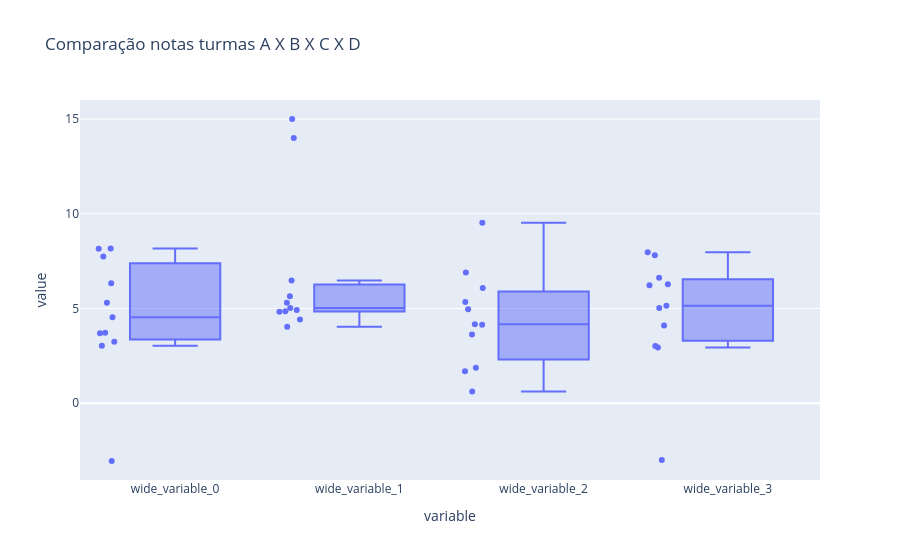

Notebook source saved alongside this figure:
### Code cell
figura6 = px.box(y=[base_A["Nota"],base_B["Nota"],base_C["Nota"],base_D["Nota"]], title="Comparação notas turmas A X B X C X D", points="all")
figura6.show()

### Figure 1 — Plotly figure (JSON) as saved in the notebook; plotly's stock layout.template omitted (floating-point values rounded to 4 significant figures)
{"data": [{"alignmentgroup": "True", "boxpoints": "all", "hovertemplate": "variable=%{x}<br>value=%{y}<extra></extra>", "legendgroup": "", "marker": {"color": "#636efa"}, "name": "", "notched": false, "offsetgroup": "", "orientation": "v", "showlegend": false, "type": "box", "x": ["wide_variable_0", "wide_variable_0", "wide_variable_0", "wide_variable_0", "wide_variable_0", "wide_variable_0", "wide_variable_0", "wide_variable_0", "wide_variable_0", "wide_variable_0", "wide_variable_0", "wide_variable_1", "wide_variable_1", "wide_variable_1", "wide_variable_1", "wide_variable_1", "wide_variable_1", "wide_variable_1", "wide_variable_1", "wide_variable_1", "wide_variable_1", "wide_variable_1", "wide_variable_2", "wide_variable_2", "wide_variable_2", "wide_variable_2", "wide_variable_2", "wide_variable_2", "wide_variable_2", "wide_variable_2", "wide_variable_2", "wide_variable_2", "wide_variable_2", "wide_variable_3", "wide_variable_3", "wide_variable_3", "wide_variable_3", "wide_variable_3", "wide_variable_3", "wide_variable_3", "wide_variable_3", "wide_variable_3", "wide_variable_3", "wide_variable_3"], "x0": " ", "xaxis": "x", "y": [3.032, 8.149, 3.245, 3.697, 4.531, -3.05, 7.742, 3.721, 8.166, 5.298, 6.333, 5.027, 4.855, 14.0, 4.034, 4.413, 4.925, 5.308, 6.474, 5.644, 15.0, 4.83, 3.621, 1.87, 5.336, 4.958, 9.523, 4.145, 4.164, 1.689, 6.075, 0.6228, 6.901, 7.962, 2.942, 7.814, 6.625, 6.228, 5.024, 3.02, -3.0, 4.102, 5.145, 6.278], "y0": " ", "yaxis": "y"}], "layout": {"boxmode": "group", "legend": {"tracegroupgap": 0}, "title": {"text": "Comparação notas turmas A X B X C X D"}, "xaxis": {"anchor": "y", "domain": [0, 1], "title": {"text": "variable"}}, "yaxis": {"anchor": "x", "domain": [0, 1], "title": {"text": "value"}}}}
